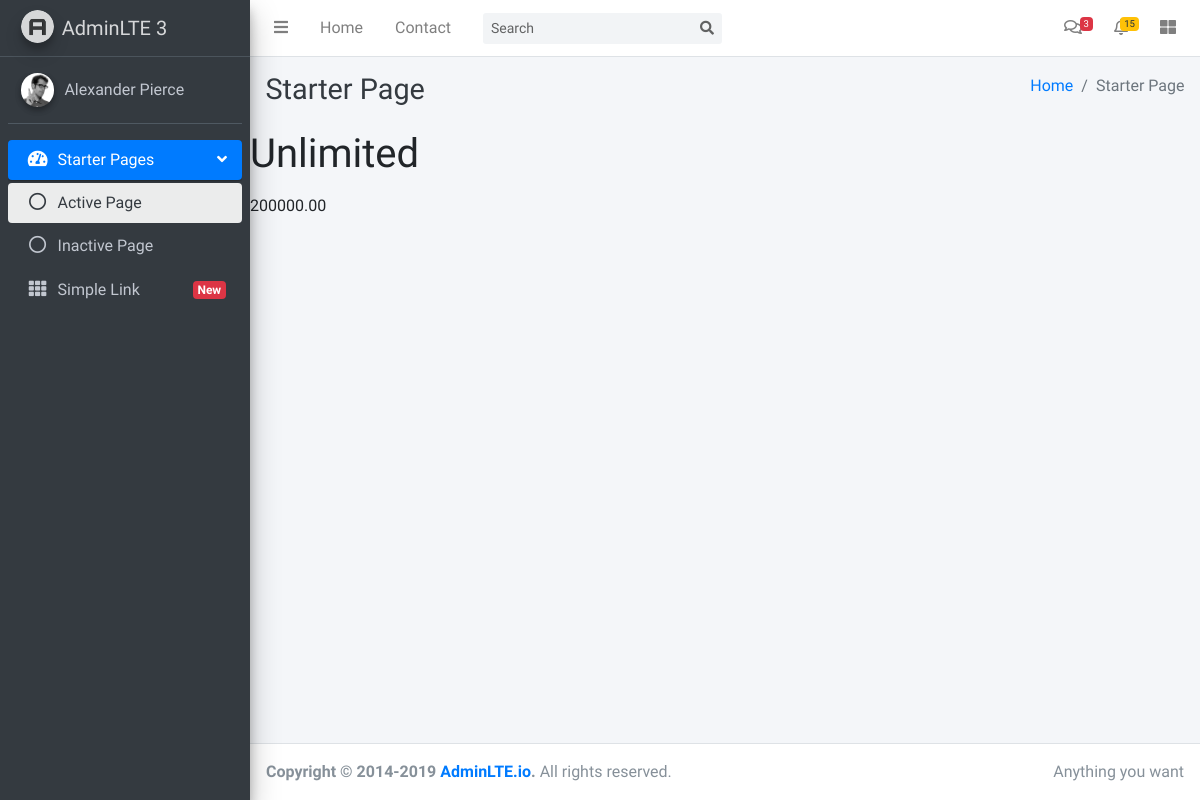
The page /products/1/ on the database as committed earlier.
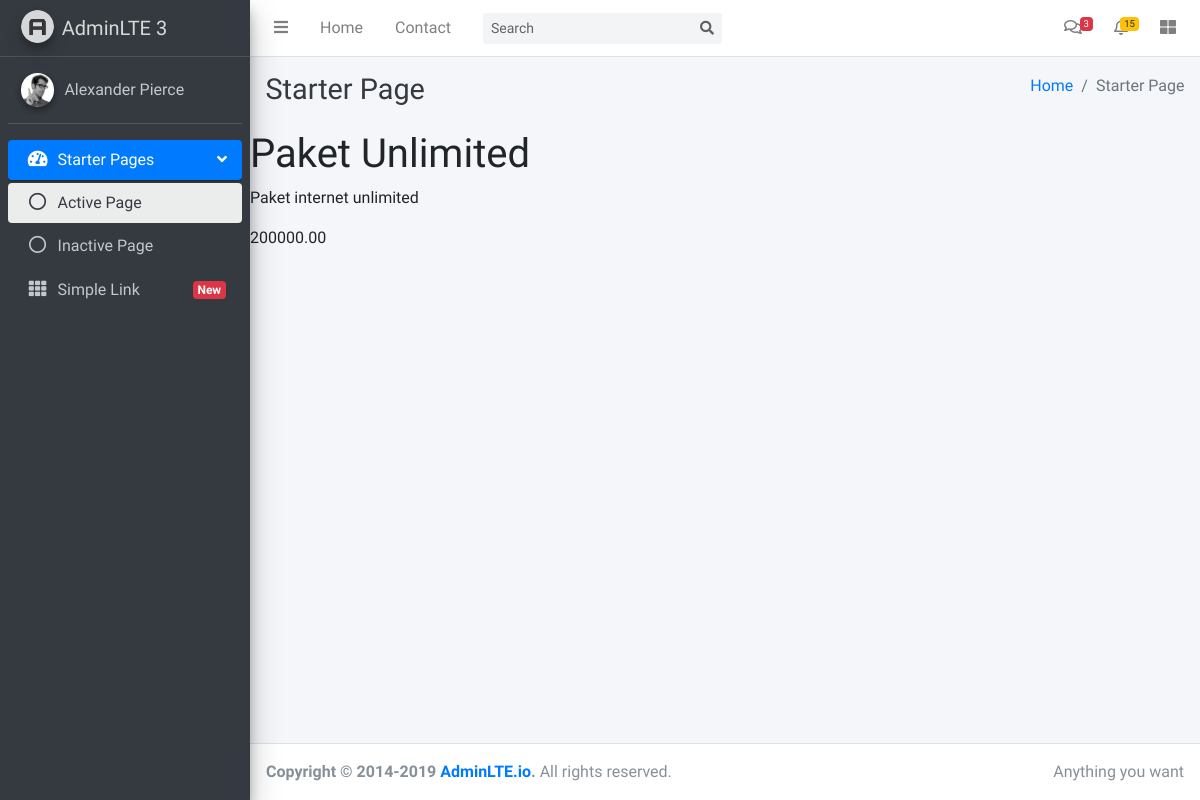
The same page on the database as committed later.
### products/models.py (models this page shows, shortened)
class Product(models.Model):
    title       = models.CharField(max_length=120) # max_length = required
    description = models.TextField(blank=True, null=True)
    price       = models.DecimalField(decimal_places=2, max_digits=10000)
    summary     = models.TextField(blank=False, null=False)
    featured    = models.BooleanField(default=False) # null=True, default=True

### products/views.py (the view)
# urls.py: path('<int:id>/', product_detail_view, name='product-detail'),
def product_detail_view(request, id):
    obj = get_object_or_404(Product, id=id)
    context = {
        "object": obj
    }
    return render(request, "products/product_detail.html", context)

### products/templates/products/product_detail.html
{% extends 'base.html' %}
{% block content %}
<h1>{{ object.title }}</h1>
<p>{{ object.description }}</p>
<p>{{ object.price }}</p>
{% endblock %}

### templates/base.html (shortened to what this page needs)
<!DOCTYPE html>
<html lang="en">
<head>
  {% load static %}
  <link rel="stylesheet" href={% static "adminlte3/plugins/fontawesome-free/css/all.min.css" %}>
  <link rel="stylesheet" href={% static "adminlte3/dist/css/adminlte.min.css" %}>
</head>
<body class="hold-transition sidebar-mini">
<div class="wrapper">
  {% include 'navbar.html' %}
  <aside class="main-sidebar sidebar-dark-primary elevation-4">
    <a href="index3.html" class="brand-link">
      <img src={% static "adminlte3/dist/img/AdminLTELogo.png" %} alt="AdminLTE Logo" class="brand-image img-circle elevation-3"
           style="opacity: .8">
      <span class="brand-text font-weight-light">AdminLTE 3</span>
    </a>
    <div class="sidebar">
      <div class="user-panel mt-3 pb-3 mb-3 d-flex">
        <div class="image">
          <img src={% static "adminlte3/dist/img/user2-160x160.jpg" %} class="img-circle elevation-2" alt="User Image">
        </div>
        <div class="info">
          <a href="#" class="d-block">Alexander Pierce</a>
        </div>
      </div>
      <nav class="mt-2">
        <ul class="nav nav-pills nav-sidebar flex-column" data-widget="treeview" role="menu" data-accordion="false">
          <li class="nav-item has-treeview menu-open">
            <a href="#" class="nav-link active">
              <i class="nav-icon fas fa-tachometer-alt"></i>
              <p>
                Starter Pages
                <i class="right fas fa-angle-left"></i>
              </p>
            </a>
            <ul class="nav nav-treeview">
              <li class="nav-item">
                <a href="#" class="nav-link active">
                  <i class="far fa-circle nav-icon"></i>
                  <p>Active Page</p>
                </a>
              </li>
              <li class="nav-item">
                <a href="#" class="nav-link">
                  <i class="far fa-circle nav-icon"></i>
                  <p>Inactive Page</p>
                </a>
              </li>
            </ul>
          </li>
          <li class="nav-item">
            <a href="#" class="nav-link">
              <i class="nav-icon fas fa-th"></i>
              <p>
                Simple Link
                <span class="right badge badge-danger">New</span>
              </p>
            </a>
          </li>
        </ul>
      </nav>
    </div>
  </aside>
  <div class="content-wrapper">
    <div class="content-header">
      <div class="container-fluid">
        <div class="row mb-2">
          <div class="col-sm-6">
            <h1 class="m-0 text-dark">Starter Page</h1>
          </div>
          <div class="col-sm-6">
            <ol class="breadcrumb float-sm-right">
              <li class="breadcrumb-item"><a href="#">Home</a></li>
              <li class="breadcrumb-item active">Starter Page</li>
            </ol>
          </div>
        </div>
      </div>
    </div>
  {% block content %}{% endblock %}
  </div>
  <footer class="main-footer">
    <div class="float-right d-none d-sm-inline">
      Anything you want
    </div>
    <strong>Copyright &copy; 2014-2019 <a href="https://adminlte.io">AdminLTE.io</a>.</strong> All rights reserved.
  </footer>
</div>
</body>
</html>

### templates/navbar.html (shortened to what this page needs)
<nav class="main-header navbar navbar-expand navbar-white navbar-light">
  <ul class="navbar-nav">
    <li class="nav-item">
      <a class="nav-link" data-widget="pushmenu" href="#" role="button"><i class="fas fa-bars"></i></a>
    </li>
    <li class="nav-item d-none d-sm-inline-block">
      <a href="index3.html" class="nav-link">Home</a>
    </li>
    <li class="nav-item d-none d-sm-inline-block">
      <a href="#" class="nav-link">Contact</a>
    </li>
  </ul>
  <form class="form-inline ml-3">
    <div class="input-group input-group-sm">
      <input class="form-control form-control-navbar" type="search" placeholder="Search" aria-label="Search">
      <div class="input-group-append">
        <button class="btn btn-navbar" type="submit">
          <i class="fas fa-search"></i>
        </button>
      </div>
    </div>
  </form>
  <ul class="navbar-nav ml-auto">
    <li class="nav-item dropdown">
      <a class="nav-link" data-toggle="dropdown" href="#">
        <i class="far fa-comments"></i>
        <span class="badge badge-danger navbar-badge">3</span>
      </a>
            {% load static %}
    </li>
    <li class="nav-item dropdown">
      <a class="nav-link" data-toggle="dropdown" href="#">
        <span class="badge badge-warning navbar-badge">15</span>
      </a>
    </li>
    <li class="nav-item">
      <a class="nav-link" data-widget="control-sidebar" data-slide="true" href="#" role="button"><i
          class="fas fa-th-large"></i></a>
    </li>
  </ul>
</nav>

Rows that differ between the two databases and show on the page:
changed Product: title "Unlimited" → "Paket Unlimited"; description (not shown) → "Paket internet unlimited"
